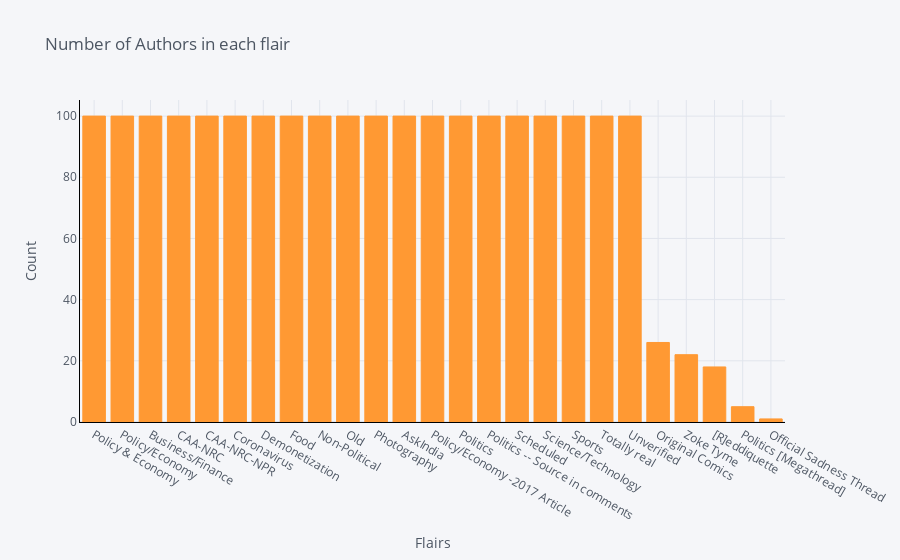

Here is the notebook cell this chart was saved with:
### Code cell
data_new.groupby('flair').count()['author'].sort_values(ascending=False).iplot(kind='bar', yTitle='Count', linecolor='black', opacity=1, title='Number of Authors in each flair', xTitle='Flairs')

### Figure 1 — Plotly figure (JSON) as saved in the notebook; plotly's stock layout.template omitted (floating-point values rounded to 4 significant figures)
{"data": [{"marker": {"color": "rgba(255, 153, 51, 1)", "line": {"color": "rgba(255, 153, 51, 1.0)", "width": 1}}, "name": "author", "orientation": "v", "text": "", "type": "bar", "x": ["Policy & Economy", "Policy/Economy", "Business/Finance", "CAA-NRC", "CAA-NRC-NPR", "Coronavirus", "Demonetization", "Food", "Non-Political", "Old", "Photography", "AskIndia", "Policy/Economy -2017 Article ", "Politics", "Politics -- Source in comments", "Scheduled", "Science/Technology", "Sports", "Totally real", "Unverified", "Original Comics", "Zoke Tyme", "[R]eddiquette", "Politics [Megathread]", "Official Sadness Thread"], "y": [100, 100, 100, 100, 100, 100, 100, 100, 100, 100, 100, 100, 100, 100, 100, 100, 100, 100, 100, 100, 26, 22, 18, 5, 1]}], "layout": {"legend": {"bgcolor": "#F5F6F9", "font": {"color": "#4D5663"}}, "paper_bgcolor": "#F5F6F9", "plot_bgcolor": "#F5F6F9", "title": {"font": {"color": "#4D5663"}, "text": "Number of Authors in each flair"}, "xaxis": {"gridcolor": "#E1E5ED", "linecolor": "black", "showgrid": true, "tickfont": {"color": "#4D5663"}, "title": {"font": {"color": "#4D5663"}, "text": "Flairs"}, "zerolinecolor": "#E1E5ED"}, "yaxis": {"gridcolor": "#E1E5ED", "linecolor": "black", "showgrid": true, "tickfont": {"color": "#4D5663"}, "title": {"font": {"color": "#4D5663"}, "text": "Count"}, "zerolinecolor": "#E1E5ED"}}}
